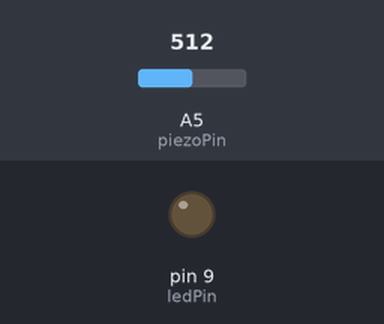
This sketch was run on a simulated Arduino Uno, built with avr-gcc and run on an emulated ATmega328P. Shown: output pins drawn as LEDs (lit = HIGH). Inputs (shaded band) come from the test bench; at power-on: A5 (piezoPin) = 512.

Above: at 0.2 s.
At 0.7 s:
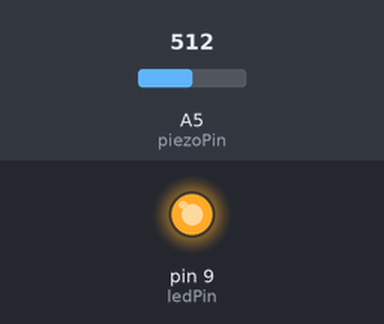
Timing chart, 0 to 2.2 s (numbered marks = the images above):
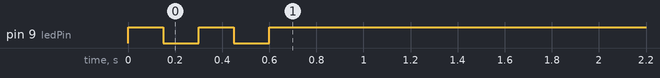

The sketch:

projeto_13_-_sensor_de_Batidas.ino
```cpp
// Projeto 13
// Sensor de Batida Piezzo ( Buzzer )


int ledPin = 9;                            // led no pino 9
int piezoPin = 5;                          // Buzzer no pino analigico 5
int thresholthreshold  = 120;              // o valor do sensor a ser atingido antes da ativação
int sensorValue = 0;                       // uma Variavel para armazenar o valor lido do sensor
float ledValue = 0;                        // o Brilho do Led


void setup() {
  pinMode(ledPin,OUTPUT);        // Define o Led como Saida

  // Piscar o LED duas vezes , para demonstrar que o programa iniciou.
  digitalWrite(ledPin, HIGH); delay(150); digitalWrite(ledPin, LOW); delay(150);
  digitalWrite(ledPin, HIGH); delay(150); digitalWrite(ledPin, LOW); delay(150);

}

void loop() {
  sensorValue = analogRead (piezoPin);             // Escreve o valor do Brilho do LeD
  if (sensorValue >= thresholthreshold) {         // Se uma batida for detectada , defina o brilho maximo do Led
    ledValue = 255;
  }
  analogWrite(ledPin, int(ledValue) );      // Escreva o valor do brilh do led
  ledValue = ledValue - 0,05;              // Apaga o led Lentamete (ledvalue <= 0) e Certificara que o valor não descera ate 0 (Zero).


}
```

Measured:
- by itself, pin 9 (ledPin): alternates HIGH for 0.15 s and LOW for 0.15 s, 4 changes in all, then stays HIGH
